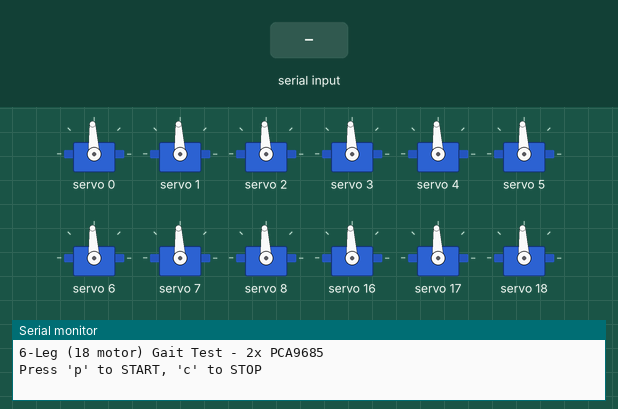
Simulated run of this sketch. Board: Arduino Uno, built with avr-gcc and run on an emulated ATmega328P. Parts: 12 × servo, the last lines printed to the serial monitor. Inputs (shaded band) come from the test bench.

Above: at 2.3 s.
2.4 s: "p" received over Serial
At 2.96 s:
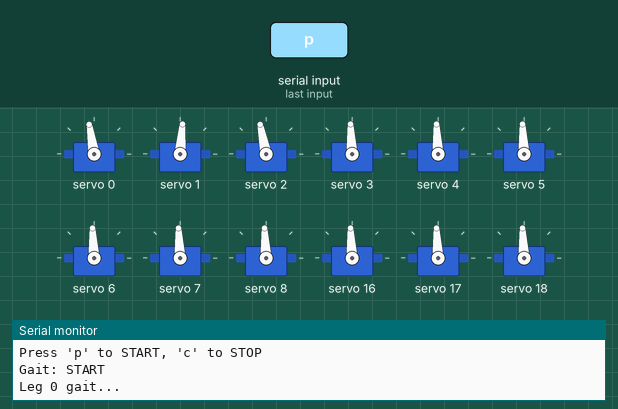
5.4 s: "c" received over Serial
At 6.1 s:
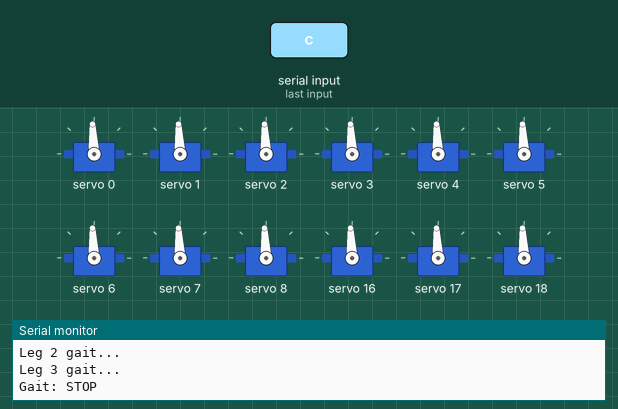
6.9 s: "P" received over Serial
At 7.49 s:
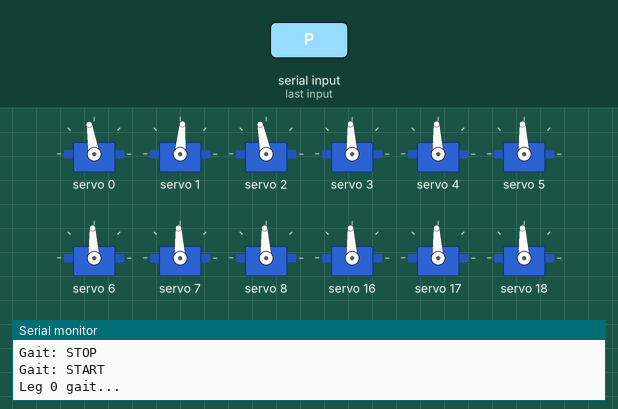
12.9 s: "C" received over Serial
At 13.7 s:
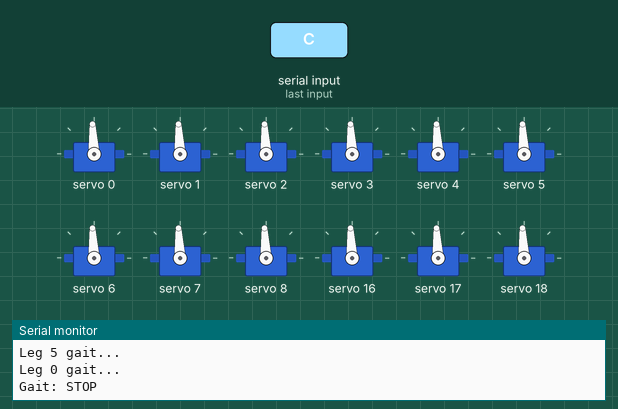
Timing chart, 0 to 15.4 s (numbered marks = the images above; inputs shaded):
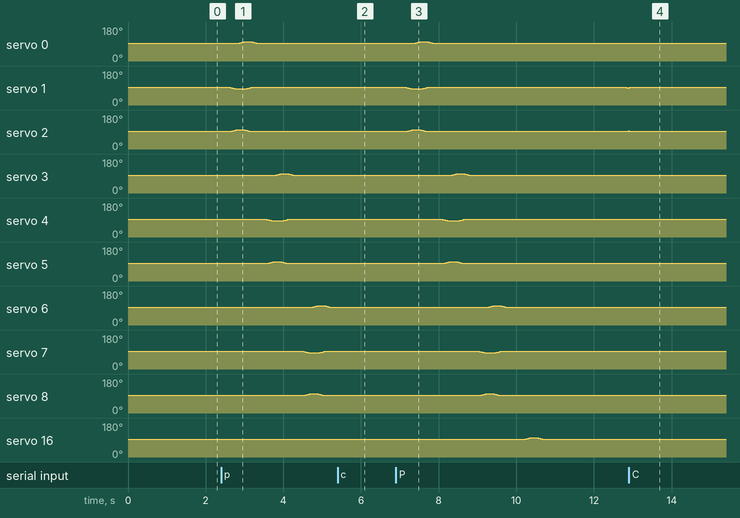

The sketch:

basic-position.ino
```cpp
#include <Wire.h>
#include <Adafruit_PWMServoDriver.h>

// ---------- Struct ----------
struct LegPose {
  int coxa;
  int femur;
  int tibia;
};

// ---------- TWO PCA9685 BOARDS ----------
Adafruit_PWMServoDriver pca0 = Adafruit_PWMServoDriver(0x40); // Board 0
Adafruit_PWMServoDriver pca1 = Adafruit_PWMServoDriver(0x41); // Board 1 (A0 bridged)

// Correct timing for hobby servos (roughly 1ms..2ms)
#define SERVOMIN 205    // ~1 ms  (0°)
#define SERVOMAX 410    // ~2 ms (180°)

uint16_t angleToPulse(int angle) {
  if (angle < 0) angle = 0;
  if (angle > 180) angle = 180;
  return map(angle, 0, 180, SERVOMIN, SERVOMAX);
}

// ---------- CONFIG ----------

const uint8_t NUM_LEGS = 6;   // 0..5
// joint index: 0 = coxa, 1 = femur, 2 = tibia

// Which board each leg’s joints are on: 0 = pca0 (0x40), 1 = pca1 (0x41)
const uint8_t JOINT_BOARD[NUM_LEGS][3] = {
  {0,0,0},  // leg 0 on board 0x40
  {0,0,0},  // leg 1 on board 0x40
  {0,0,0},  // leg 2 on board 0x40
  {1,1,1},  // leg 3 on board 0x41
  {1,1,1},  // leg 4 on board 0x41
  {1,1,1}   // leg 5 on board 0x41
};

// Channel mapping on each board (0..15)
const uint8_t JOINT_CH[NUM_LEGS][3] = {
  {0,1,2},  // leg 0: coxa0, femur1, tibia2  (board 0)
  {3,4,5},  // leg 1: coxa3, femur4, tibia5  (board 0)
  {6,7,8},  // leg 2: coxa6, femur7, tibia8  (board 0)
  {0,1,2},  // leg 3: coxa0, femur1, tibia2  (board 1)
  {3,4,5},  // leg 4: coxa3, femur4, tibia5  (board 1)
  {6,7,8}   // leg 5: coxa6, femur7, tibia8  (board 1)
};

// ---------- POSES ----------
LegPose POSE_HOME      = { 90, 90, 90 };  // neutral
LegPose POSE_LIFT      = { 90, 75, 105 }; // femur up, tibia bent
LegPose POSE_SWING_FWD = {105, 75, 105 }; // coxa forward, still lifted
LegPose POSE_PLACE     = {105, 90,  90 }; // foot down forward

// Track current pose per leg
LegPose currentPose[NUM_LEGS] = {
  POSE_HOME, POSE_HOME, POSE_HOME,
  POSE_HOME, POSE_HOME, POSE_HOME
};

// ---------- RUN CONTROL ----------
bool running = false;  // false = stopped, true = walking

void checkSerial() {
  if (Serial.available()) {
    char c = Serial.read();
    if (c == 'p' || c == 'P') {
      running = true;
      Serial.println("Gait: START");
    } else if (c == 'c' || c == 'C') {
      running = false;
      Serial.println("Gait: STOP");
    }
  }
}

// ---------- LOW-LEVEL SERVO HELPERS ----------

void setJoint(uint8_t legIndex, uint8_t whichJoint, int angle) {
  uint8_t board = JOINT_BOARD[legIndex][whichJoint];
  uint8_t ch    = JOINT_CH[legIndex][whichJoint];

  uint16_t pulse = angleToPulse(angle);

  if (board == 0) {
    pca0.setPWM(ch, 0, pulse);
  } else {
    pca1.setPWM(ch, 0, pulse);
  }
}

void setLegPose(uint8_t legIndex, LegPose p) {
  setJoint(legIndex, 0, p.coxa);
  setJoint(legIndex, 1, p.femur);
  setJoint(legIndex, 2, p.tibia);
  currentPose[legIndex] = p;
}

// Smooth move one leg from one pose to another
void moveLegSmooth(uint8_t legIndex,
                   LegPose from, LegPose to,
                   int steps, int stepDelayMs) {
  for (int i = 0; i <= steps; i++) {
    checkSerial();
    if (!running) {
      // If stopped mid-move, gently go back to home and exit
      setLegPose(legIndex, POSE_HOME);
      return;
    }

    float t = (float)i / (float)steps;

    LegPose cur;
    cur.coxa  = from.coxa  + (int)((to.coxa  - from.coxa)  * t);
    cur.femur = from.femur + (int)((to.femur - from.femur) * t);
    cur.tibia = from.tibia + (int)((to.tibia - from.tibia) * t);

    setLegPose(legIndex, cur);
    delay(stepDelayMs);
  }
}

// ---------- GAIT FOR SINGLE LEG ----------

void singleLegGait(uint8_t legIndex) {
  const int steps     = 12;  // smaller steps = faster
  const int stepDelay = 12;  // smaller delay = faster

  // Make sure we start from HOME
  moveLegSmooth(legIndex, currentPose[legIndex], POSE_HOME, steps, stepDelay);
  if (!running) return;

  // 1) LIFT
  moveLegSmooth(legIndex, POSE_HOME, POSE_LIFT, steps, stepDelay);
  if (!running) return;

  // 2) SWING FORWARD
  moveLegSmooth(legIndex, POSE_LIFT, POSE_SWING_FWD, steps, stepDelay);
  if (!running) return;

  // 3) PLACE DOWN
  moveLegSmooth(legIndex, POSE_SWING_FWD, POSE_PLACE, steps, stepDelay);
  if (!running) return;

  // 4) RETURN TO HOME
  moveLegSmooth(legIndex, POSE_PLACE, POSE_HOME, steps, stepDelay);
}

// ---------- SETUP & LOOP ----------

void setup() {
  Serial.begin(9600);
  delay(500);
  Serial.println("6-Leg (18 motor) Gait Test - 2x PCA9685");
  Serial.println("Press 'p' to START, 'c' to STOP");

  Wire.begin();          // SDA=A4, SCL=A5

  // Init both PCA boards
  pca0.begin();
  pca0.setPWMFreq(50);

  pca1.begin();
  pca1.setPWMFreq(50);

  delay(10);

  // Move all 18 motors to HOME = 90°
  for (uint8_t leg = 0; leg < NUM_LEGS; leg++) {
    setLegPose(leg, POSE_HOME);
    delay(100);
  }
}

void loop() {
  checkSerial();

  if (!running) {
    // Keep legs at HOME when stopped
    for (uint8_t leg = 0; leg < NUM_LEGS; leg++) {
      setLegPose(leg, POSE_HOME);
    }
    delay(50);
    return;
  }

  // Gait: Leg 0 -> 1 -> 2 -> 3 -> 4 -> 5
  for (uint8_t leg = 0; leg < NUM_LEGS; leg++) {
    Serial.print("Leg ");
    Serial.print(leg);
    Serial.println(" gait...");
    singleLegGait(leg);
    if (!running) return;
  }
}
```

Measured:
- after the input at 2.4 s, servo 0, servo 3, servo 6: rises from 93° to 101° in 0.13 s, then falls to 93° in 0.36 s; servo 2, servo 5, servo 8: rises from 93° to 101° in 0.13 s, then falls to 93° in 0.38 s
- after the input at 5.4 s, servo 16: stays 93° (without the input it goes to 94° after 0.28 s); servo 17: stops changing and stays 93°; servo 18: stays 93° (without the input it goes to 94° after 0.10 s)
- after the input at 6.9 s, servo 0, servo 3, servo 6, servo 16: rises from 93° to 101° in 0.13 s, then falls to 93° in 0.36 s; servo 5, servo 8, servo 18: rises from 93° to 101° in 0.13 s, then falls to 93° in 0.38 s
- after the input at 12.9 s, servo 0: stays 93° (without the input it goes to 94° after 0.15 s); servo 3: stays 93° (without the input it goes to 94° after 1.1 s); servo 4, servo 7: stops changing and stays 93°; servo 5: stays 93° (without the input it goes to 94° after 0.91 s); servo 6: stays 93° (without the input it goes to 94° after 2.0 s)
